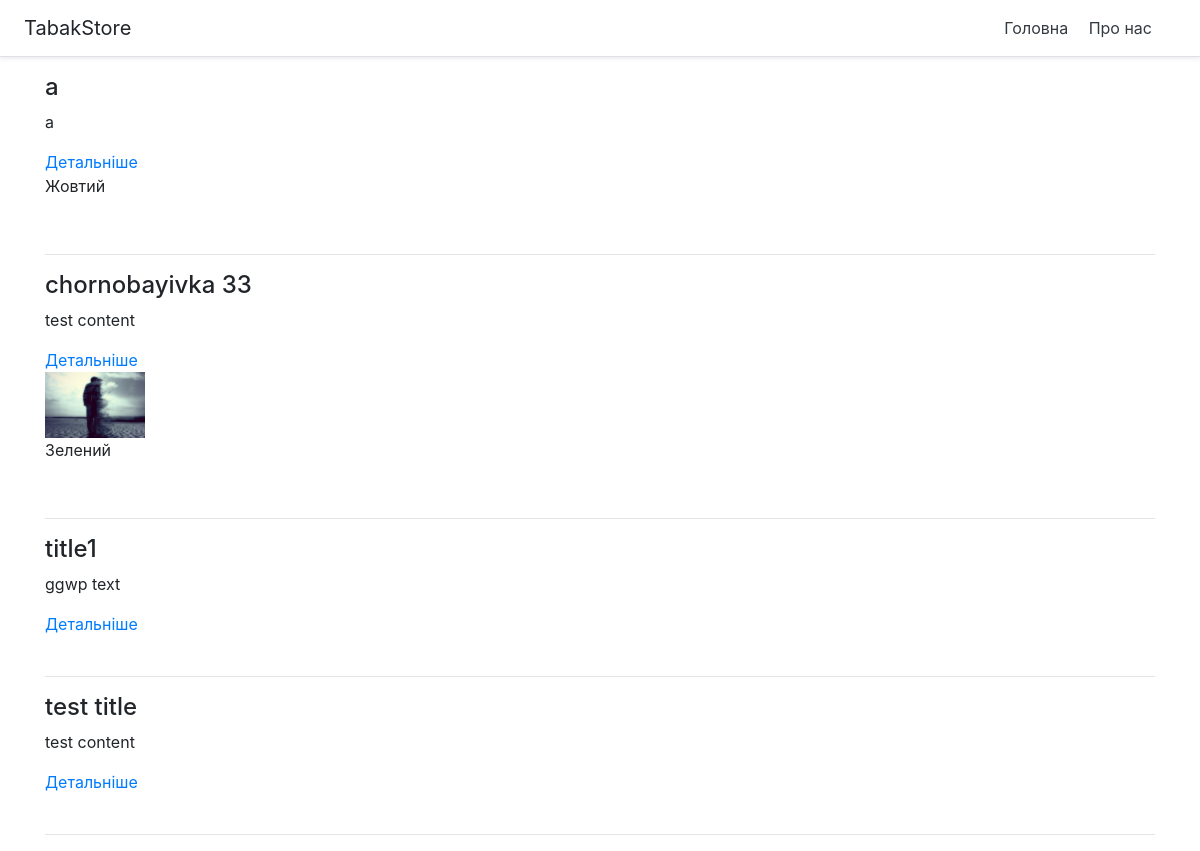
/, run on an earlier commit of the app's database.
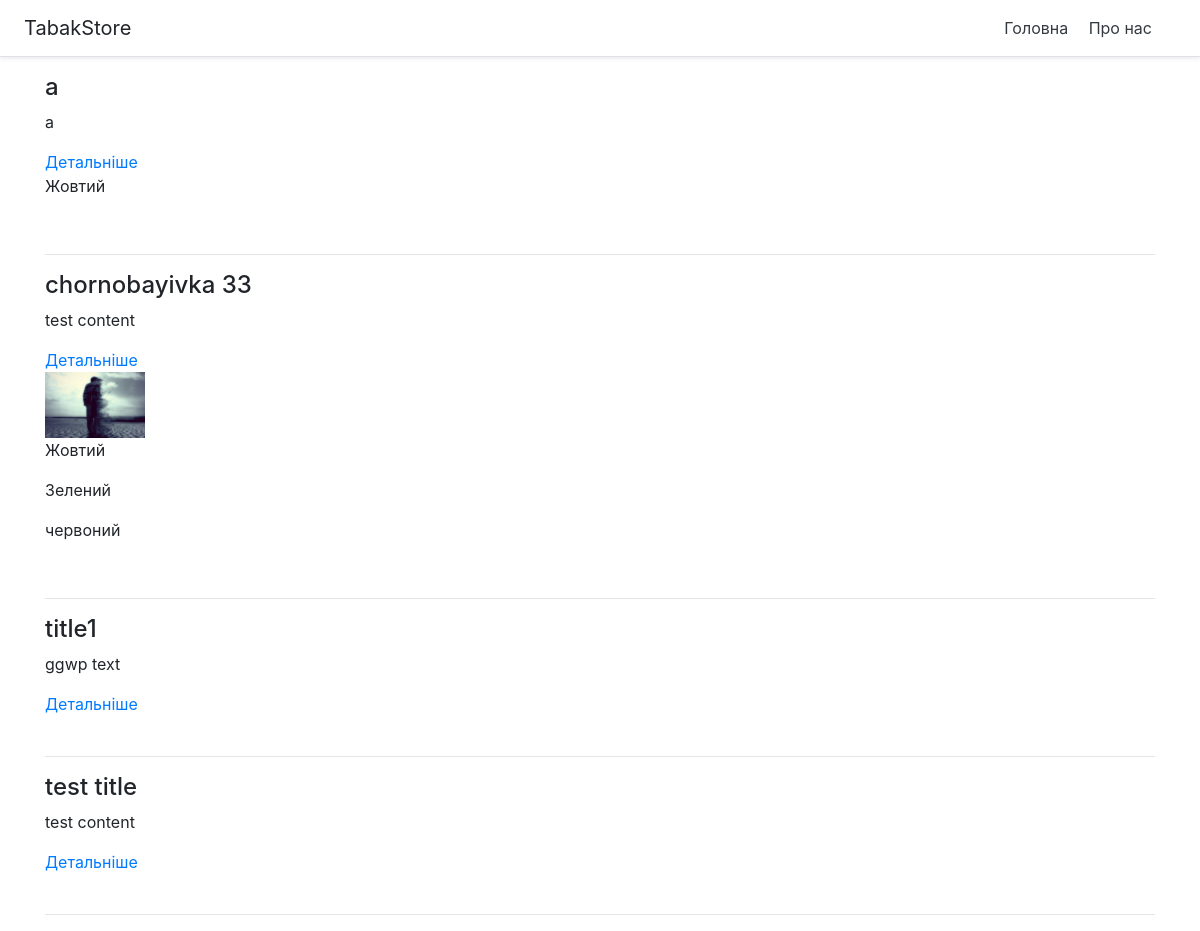
And on a later commit of the database.
### news/models.py (models this page shows)
class News(models.Model):
    objects = None
    title = models.CharField(max_length=150, verbose_name='Назва новини')
    content = models.TextField(blank=True, verbose_name='Контент')
    created_at = models.DateTimeField(auto_now_add=True, verbose_name='Дата публікації')
    updated_at = models.DateTimeField(auto_now=True, verbose_name='Дата оновлення')
    photo = models.ImageField(upload_to='photos/%Y/%m/%d/%H/%M/%S', verbose_name='Фото', blank=True)
    is_published = models.BooleanField(default=True, verbose_name='Опубліковано ?')
    categores = models.ManyToManyField(Category, blank=True)
    def __str__(self):
        return self.title
    class Meta:
        verbose_name = 'Новина'
        verbose_name_plural = 'Новини'
        ordering = ['-created_at', 'title']

class Category(models.Model):
    objects = None
    title = models.CharField(max_length=150, db_index=True, verbose_name='Назва кетегорії')
    def __str__(self):
        return self.title
    class Meta:
        verbose_name = 'Категорія'
        verbose_name_plural = 'Категорії'
        ordering = ['title']

### news/views.py (the view)
# urls.py: path('', index),
def index(request):
    news = News.objects.order_by('-created_at')
    category = News.objects.all()
    for i in category:
        print_str = str(i) + 'Властивості' + str(i.categores.all())
        print(print_str)
    print({'news': news})
    return render(request, 'new/index.html', {'news': news})

### news/templates/new/index.html (shortened to what this page needs)
{% extends 'new/base.html' %}
{% block content %}
{% for item in news %}
    <div>
        <h4>{{ item.title }} </h4>
        <p>{{ item.content }} </p>
        <a class="" href="">Детальніше</a>
        <div class="media">
            {% if item.photo %}
         <img src="{{ item.photo.url }}" alt="" width="100">
            {% endif %}
        </div>
        {% for i in item.categores.all %}
        <p>{{ i }} </p>
        {% endfor %}
        <br>
        <hr>
    </div>
{% endfor %}
{% endblock %}

What changed in the data, as far as the page shows it:
changed News "chornobayivka 33": gains Category (title "червоний"); gains Category (title "Жовтий")
